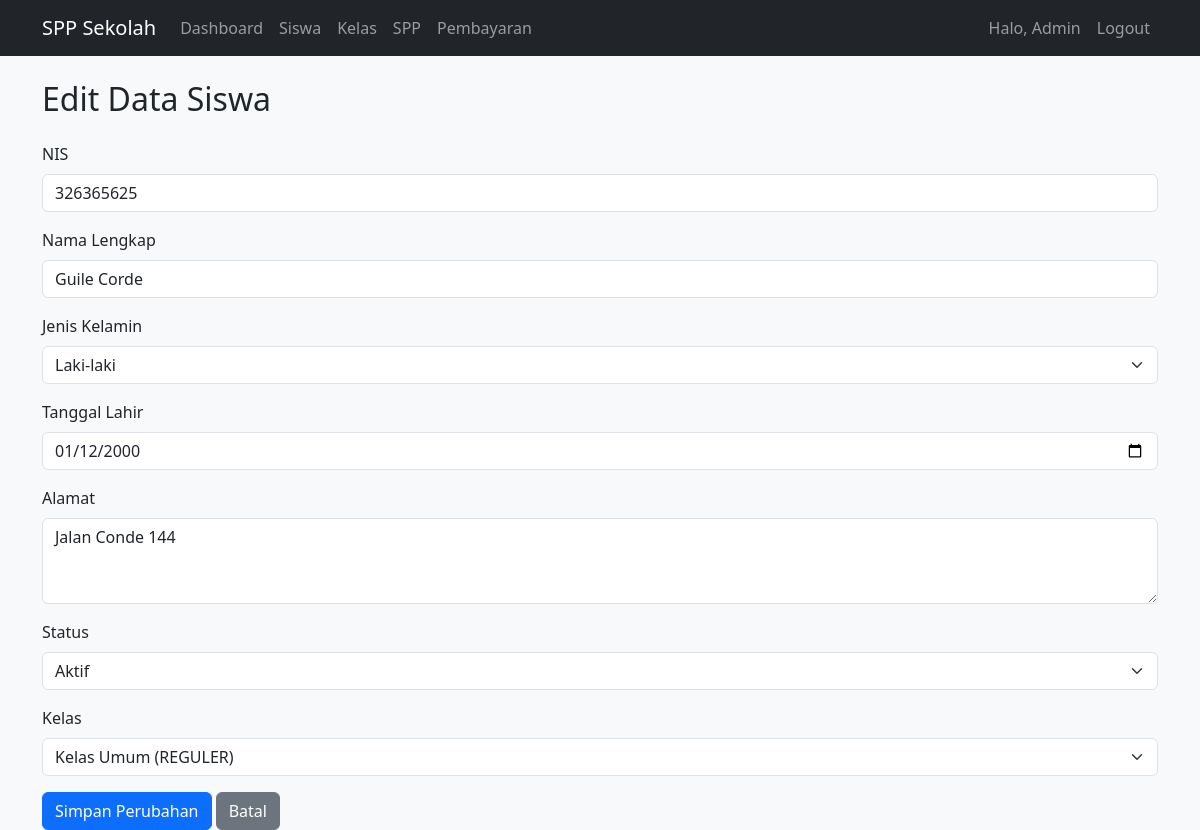
The app's page /siswa/edit/326365625 (signed in) with its own data.
### app.py (models this page shows, shortened)
class User(UserMixin, db.Model):
    id = db.Column(db.Integer, primary_key=True)
    username = db.Column(db.String(50), unique=True, nullable=False)
    password = db.Column(db.String(100), nullable=False)
    nama_lengkap = db.Column(db.String(100), nullable=False)
    level = db.Column(db.String(20), nullable=False, default='admin')

class Siswa(db.Model):
    nis = db.Column(db.String(20), primary_key=True)
    nama = db.Column(db.String(100), nullable=False)
    jenis_kelamin = db.Column(db.String(1))
    tanggal_lahir = db.Column(db.String(10))
    alamat = db.Column(db.Text)
    status = db.Column(db.String(20), default='aktif')
    kelas_id = db.Column(db.Integer, db.ForeignKey('kelas.id')) #new add
    kelas = db.relationship('Kelas', backref='siswa_list', lazy=True)

class Kelas(db.Model):
    id = db.Column(db.Integer, primary_key=True)
    nama_kelas = db.Column(db.String(50), nullable=False)
    tingkat = db.Column(db.String(10)) # Contoh: 'Daycare', 'Preschool', 'TK A', 'TK B'
    wali_kelas = db.Column(db.String(100))
    keterangan = db.Column(db.Text) ##

### app.py (the view, shortened to what this page needs)
@app.route('/siswa/edit/<nis>', methods=['GET', 'POST'])
@login_required
def edit_siswa(nis): # Fungsi Edit Siswa
    if current_user.level != 'admin':
        return redirect(url_for('logout'))
    siswa = Siswa.query.get_or_404(nis)
    kelas_list = Kelas.query.all()
    return render_template('edit_siswa.html', siswa=siswa, kelas=kelas_list)

### app.py (called while the page is built)
@login_manager.user_loader # Fungsi untuk memuat user saat login
def load_user(user_id): # Mengambil user berdasarkan ID yang diberikan dari database (SQLAlchemy)
    return User.query.get(int(user_id)) # Mengambil user berdasarkan ID yang diberikan dari database (SQLAlchemy)

### templates/edit_siswa.html (shortened to what this page needs)
{% extends "base.html" %}
{% block content %}
<h2 class="mb-4">Edit Data Siswa</h2>
<form method="POST">
    <div class="mb-3">
        <label for="nis" class="form-label">NIS</label>
        <input type="text" class="form-control" id="nis" name="nis" value="{{ siswa.nis }}" readonly>
    </div>
    <div class="mb-3">
        <label for="nama" class="form-label">Nama Lengkap</label>
        <input type="text" class="form-control" id="nama" name="nama" value="{{ siswa.nama }}" required>
    </div>
    <div class="mb-3">
        <label for="jenis_kelamin" class="form-label">Jenis Kelamin</label>
        <select class="form-select" id="jenis_kelamin" name="jenis_kelamin" required>
            <option value="L" {% if siswa.jenis_kelamin == 'L' %}selected{% endif %}>Laki-laki</option>
        </select>
    </div>
    <div class="mb-3">
        <label for="tanggal_lahir" class="form-label">Tanggal Lahir</label>
        <input type="date" class="form-control" id="tanggal_lahir" name="tanggal_lahir" value="{{ siswa.tanggal_lahir }}">
    </div>
    <div class="mb-3">
        <label for="alamat" class="form-label">Alamat</label>
        <textarea class="form-control" id="alamat" name="alamat" rows="3">{{ siswa.alamat }}</textarea>
    </div>
    <div class="mb-3">
        <label for="status" class="form-label">Status</label>
        <select class="form-select" id="status" name="status" required>
            <option value="aktif" {% if siswa.status == 'aktif' %}selected{% endif %}>Aktif</option>
        </select>
    </div>
    <div class="mb-3">
        <label class="form-label">Kelas</label>
        <select class="form-select" name="kelas_id">
            {% for k in kelas %}
            <option value="{{ k.id }}"
                    {% if (siswa and siswa.kelas_id == k.id) or request.form.get('kelas_id') == k.id|string %}selected{% endif %}>
                {{ k.nama_kelas }} ({{ k.tingkat }})
            </option>
            {% endfor %}
        </select>
    </div>
    <button type="submit" class="btn btn-primary">Simpan Perubahan</button>
    <a href="{{ url_for('siswa') }}" class="btn btn-secondary">Batal</a>
</form>
{% endblock %}

### templates/base.html (shortened to what this page needs)
<!DOCTYPE html>
<html lang="en">
<head>
    <link href="https://cdn.jsdelivr.net/npm/bootstrap@5.3.0/dist/css/bootstrap.min.css" rel="stylesheet">
    <link rel="stylesheet" href="https://cdn.jsdelivr.net/npm/bootstrap-icons@1.8.0/font/bootstrap-icons.css">
</head>
<body>
    <nav class="navbar navbar-expand-lg navbar-dark bg-dark">
        <div class="container">
            <a class="navbar-brand" href="#">SPP Sekolah</a>
            <div class="collapse navbar-collapse" id="navbarNav">
                <ul class="navbar-nav me-auto">
                    <li class="nav-item">
                        <a class="nav-link" href="{{ url_for('dashboard') }}">Dashboard</a>
                    </li>
                    <li class="nav-item">
                        <a class="nav-link" href="{{ url_for('siswa') }}">Siswa</a>
                    </li>
                    <li class="nav-item">
                        <a class="nav-link" href="{{ url_for('kelas') }}">Kelas</a>
                    </li>
                    <li class="nav-item">
                        <a class="nav-link" href="{{ url_for('spp') }}">SPP</a>
                    </li>
                    <li class="nav-item">
                        <a class="nav-link" href="{{ url_for('pembayaran') }}">Pembayaran</a>
                    </li>
                </ul>
                <ul class="navbar-nav">
                    <li class="nav-item">
                        <span class="nav-link">Halo, {{ current_user.nama_lengkap }}</span>
                    </li>
                    <li class="nav-item">
                        <a class="nav-link" href="{{ url_for('logout') }}">Logout</a>
                    </li>
                </ul>
            </div>
        </div>
    </nav>
    <div class="container mt-4">
        {% block content %}{% endblock %}
    </div>
</body>
</html>

### templates/base.html (style rules this page uses)
body { background-color: #f8f9fa; }

### records on screen
User: nama_lengkap "Admin"
Siswa: nis "326365625", nama "Guile Corde", jenis_kelamin "Laki-laki", tanggal_lahir "01/12/2000", alamat "Jalan Conde 144", status "Aktif", kelas_id "Kelas Umum (REGULER)"
